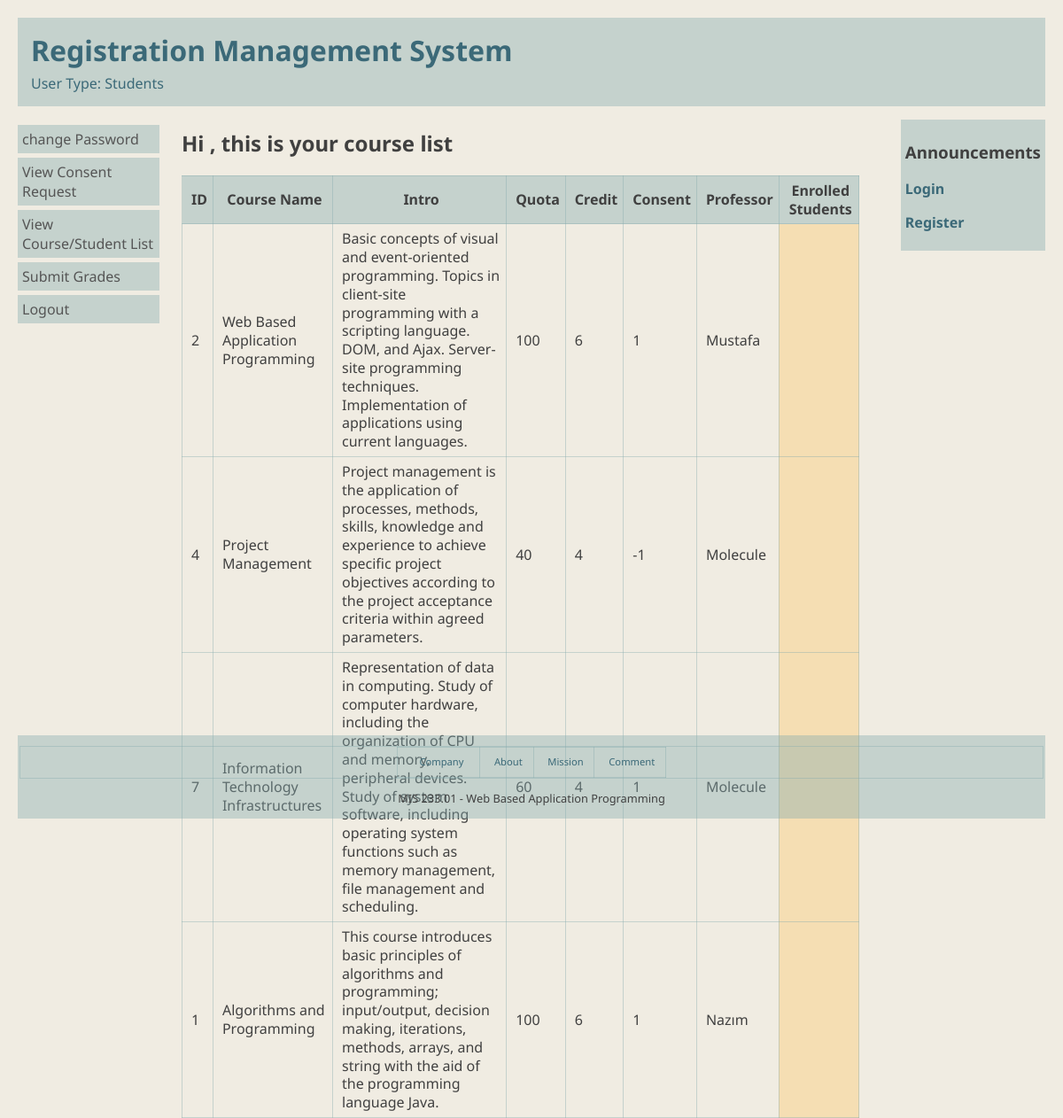
Screenshot of /Professors/courseList.php with the database file from the repository.
### tables this page shows
CREATE TABLE `Course` (
  `courseId` int(11) NOT NULL,
  `courseName` varchar(100) NOT NULL,
  `courseIntro` varchar(300) NOT NULL,
  `courseQuota` int(11) NOT NULL,
  `courseCredit` int(11) NOT NULL,
  `courseConsent` tinyint(1) NOT NULL,
  `courseProfessor` varchar(100) NOT NULL
);

### Professors/courseList.php (the view, shortened to what this page needs)
<!DOCTYPE html>
<html lang="en">
  <head>
    <link rel="stylesheet" href="../index.css?v=<?php echo time(); ?>">
  </head>
  <body>
    <div id="top">
      <h1>Registration Management System</h1>
      <p>User Type: Students</p>
    </div>
    <div class="wrapper">
      <?php
        include "proMenu.php";
      ?>
      <div id="main">
        <?php
          $uName = $_SESSION["uname"];
          echo "<h2>Hi $uName, this is your course list</h2>";
        ?>
        <?php
        $db = new mysqli("127.0.0.1","root","","RMS");
        echo "<table border=1 id='course-table'>";
        echo "<thead><tr><th>ID</th><th>Course Name</th><th>Intro</th><th>Quota</th><th>Credit</th><th>Consent</th><th>Professor</th><th>Enrolled Students</th></tr></thead>";
        $result = $db -> query("SELECT Course.courseId, Course.courseName, Course.courseIntro, Course.courseQuota, Course.courseCredit, Course.courseConsent, Course.courseProfessor, Professor.proName FROM Course JOIN Professor ON Course.courseProfessor = Professor.proName");
        while($row = $result -> fetch_row()){
          echo "<tr><td>" . $row[0] . "</td><td>" . $row[1] . "</td><td>" . $row[2] . "</td><td>" . $row[3] . "</td><td>" . $row[4] . "</td><td>" . $row[5] . "</td><td>" . $row[6] . "</td><td class='highlight-cell'>";
        }
        echo "</td></tr></table>";
        ?>
      </div>
      <div id="ann">
        <h3>Announcements</h3>
        <p><a href="login.php" target="_blank">Login</a></p>
        <p><a href="register.php" target="_blank">Register</a></p>
      </div>
    </div>
    <div id="bottom">
      <table id="category">
        <tr>
          <td class="cellitem">
            &nbsp;&nbsp;&nbsp;&nbsp; Company&nbsp;&nbsp;&nbsp;&nbsp;
          </td>
          <td class="cellitem">&nbsp;&nbsp;About&nbsp;&nbsp;</td>
          <td class="cellitem">&nbsp;&nbsp;Mission&nbsp;&nbsp;</td>
          <td class="cellitem">&nbsp;&nbsp;Comment&nbsp;&nbsp;</td>
        </tr>
      </table>
      <p>MIS 233.01 - Web Based Application Programming</p>
    </div>
  </body>
  </html>

### Professors/proMenu.php
<div id="menubar">
  <ul id="menulist">
    <li class="menuitem"><a href="./changePassword.php">change Password</a></li>
    <li class="menuitem"><a href="./consent.php">View Consent Request</a></li>
    <li class="menuitem"><a href="./courseList.php">View Course/Student List</a></li>
    <li class="menuitem"><a href="./grade.php">Submit Grades</a></li>
    <li class="menuitem"><a href="../logout.php">Logout</a></li>
  </ul>
</div>

### index.css (style rules this page uses)
body { background-color: #f0ece2; margin: 20px; font-family: "Noto Sans", sans-serif; color: #404040; height: auto; }
#top { background-color: #84a9ac65; padding: 10px; color: #3b6978; }
#top h1, #top p { margin: 5px; }
.wrapper { position: relative; }
#menubar { float: left; width: 100px; margin-top: 5px; }
.menuitem { background: #84a9ac65; margin: 5px; padding: 5px; list-style: none; width: 150px; margin-left: -40px; }
.menuitem a { color: #555; text-decoration: none; }
#main { margin-left: 180px; margin-right: 205px; padding: 5px; height: 700px; }
#main a, #ann a { color: #3b6978; font-weight: 700; text-decoration: none; }
#ann { background-color: #84a9ac65; position: absolute; top: 0px; right: 0px; padding: 5px; max-width: 200px; margin-top: 15px; }
#bottom { background-color: #84a9ac65; text-align: center; position: relative; padding: 2px; left: 0px; bottom: 0px; right: 0px; }
#bottom p { font-size: 0.8rem; }
#category { display: flex; justify-content: space-around; font-size: 0.7rem; margin-top: 10px; }
.cellitem { color: #3b6978; }
table { border-collapse: collapse; width: auto; border: solid 1.5px #84a9ac65; color: var(--clr-black-1); }
thead { background: #84a9ac65; }
td, th, tr { border: solid 1.5px #84a9ac65; padding: 6px 6px; padding-left: 10px; line-height: 1.3rem; }
.highlight-cell { background: wheat; }

### rows the page displays
course: courseId "2", courseName "Web Based Application Programming", courseIntro "Basic concepts of visual and event-oriented programming. Topics in client-site programming with a scripting language. DOM, and Ajax. Server-site programming techniques. Implementation of applications using current languages.", courseQuota "100", courseCredit "6", courseConsent "1", courseProfessor "Mustafa"
course: courseId "4", courseName "Project Management", courseIntro "Project management is the application of processes, methods, skills, knowledge and experience to achieve specific project objectives according to the project acceptance criteria within agreed parameters.", courseQuota "40", courseCredit "4", courseConsent "-1", courseProfessor "Molecule"
course: courseId "7", courseName "Information Technology Infrastructures", courseIntro "Representation of data in computing. Study of computer hardware, including the organization of CPU and memory, peripheral devices. Study of system software, including operating system functions such as memory management, file management and scheduling.", courseQuota "60", courseCredit "4", courseConsent "1", courseProfessor "Molecule"
course: courseId "1", courseName "Algorithms and Programming", courseIntro "This course introduces basic principles of algorithms and programming; input/output, decision making, iterations, methods, arrays, and string with the aid of the programming language Java.", courseQuota "100", courseCredit "6", courseConsent "1", courseProfessor "Nazım"
